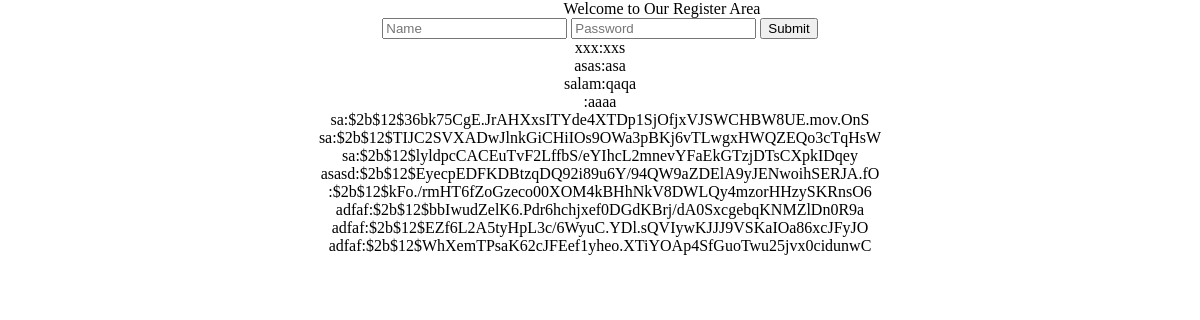
The page / on the database its author committed.
### tables this page shows
CREATE TABLE posts (
    id integer primary key autoincrement,
    name text not null,
    password text not null
);

### app.py (the view)
@app.route('/', methods=['GET', 'POST'])
def index():
    if request.method == 'GET':
        pass
    if request.method == 'POST':
        name = request.form.get('name')
        password = request.form.get('password')
        hashed_password = bcrypt.generate_password_hash(password).decode('utf-8')
        create_post(name, hashed_password)
    posts = get_posts()
    return render_template('index.html', posts=posts)

### models.py (called while the page is built)
def get_posts():
    con = sql.connect(path.join(ROOT, 'database.db'))
    cur = con.cursor()
    cur.execute('select * from posts')
    posts = cur.fetchall()
    return posts

### templates/index.html (shortened to what this page needs)
<!DOCTYPE html>
<html lang="en">
<head>
    <link rel="stylesheet" href="style.css">
</head>
<body>
    <section>
        <header>Welcome to Our Register Area</header>
        <div>
            <form action="/" method="post">
                <input placeholder="Name" name='name'>
                <input placeholder="Password" name='password'>
                <input type="submit" value='Submit'>
            </form>
            {% for post in posts %}
            <div>{{post[1] + ':' + post[2]}}</div>
            {% endfor %}
        </div>
    </section>
</body>
</html>

### templates/style.css (style rules this page uses)
form { padding: 0%; }
header { text-align: center; padding-left: 124px; }
body { text-align: center; margin: auto; padding: auto; }

### rows shown on the page
posts: name+password "xxx:xxs"
posts: name+password "asas:asa"
posts: name+password "salam:qaqa"
posts: name+password ":aaaa"
posts: name+password "sa:$2b$12$36bk75CgE.JrAHXxsITYde4XTDp1SjOfjxVJSWCHBW8UE.mov.OnS"
posts: name+password "sa:$2b$12$TIJC2SVXADwJlnkGiCHiIOs9OWa3pBKj6vTLwgxHWQZEQo3cTqHsW"
posts: name+password "sa:$2b$12$lyldpcCACEuTvF2LffbS/eYIhcL2mnevYFaEkGTzjDTsCXpkIDqey"
posts: name+password "asasd:$2b$12$EyecpEDFKDBtzqDQ92i89u6Y/94QW9aZDElA9yJENwoihSERJA.fO"
posts: name+password ":$2b$12$kFo./rmHT6fZoGzeco00XOM4kBHhNkV8DWLQy4mzorHHzySKRnsO6"
posts: name+password "adfaf:$2b$12$bbIwudZelK6.Pdr6hchjxef0DGdKBrj/dA0SxcgebqKNMZlDn0R9a"
posts: name+password "adfaf:$2b$12$EZf6L2A5tyHpL3c/6WyuC.YDl.sQVIywKJJJ9VSKaIOa86xcJFyJO"
posts: name+password "adfaf:$2b$12$WhXemTPsaK62cJFEef1yheo.XTiYOAp4SfGuoTwu25jvx0cidunwC"
